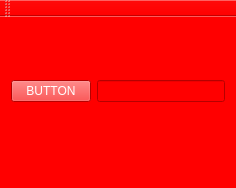
<?xml version="1.0" encoding="UTF-8"?>
<ui version="4.0">
 <class>CLineEditClass</class>
 <widget class="QMainWindow" name="CLineEditClass">
  <property name="geometry">
   <rect>
    <x>0</x>
    <y>0</y>
    <width>236</width>
    <height>188</height>
   </rect>
  </property>
  <property name="windowTitle">
   <string>CLineEdit</string>
  </property>
  <property name="styleSheet">
   <string notr="true">background: red; color: white</string>
  </property>
  <widget class="QWidget" name="centralWidget">
   <layout class="QGridLayout" name="gridLayout">
    <item row="0" column="1">
     <widget class="QLineEdit" name="lineEdit"/>
    </item>
    <item row="0" column="0">
     <widget class="QPushButton" name="pushButton">
      <property name="text">
       <string>BUTTON</string>
      </property>
     </widget>
    </item>
   </layout>
  </widget>
  <widget class="QMenuBar" name="menuBar">
   <property name="geometry">
    <rect>
     <x>0</x>
     <y>0</y>
     <width>236</width>
     <height>20</height>
    </rect>
   </property>
  </widget>
  <widget class="QToolBar" name="mainToolBar">
   <attribute name="toolBarArea">
    <enum>TopToolBarArea</enum>
   </attribute>
   <attribute name="toolBarBreak">
    <bool>false</bool>
   </attribute>
  </widget>
  <widget class="QStatusBar" name="statusBar"/>
 </widget>
 <layoutdefault spacing="6" margin="11"/>
 <resources>
  <include location="clineedit.qrc"/>
 </resources>
 <connections/>
</ui>
